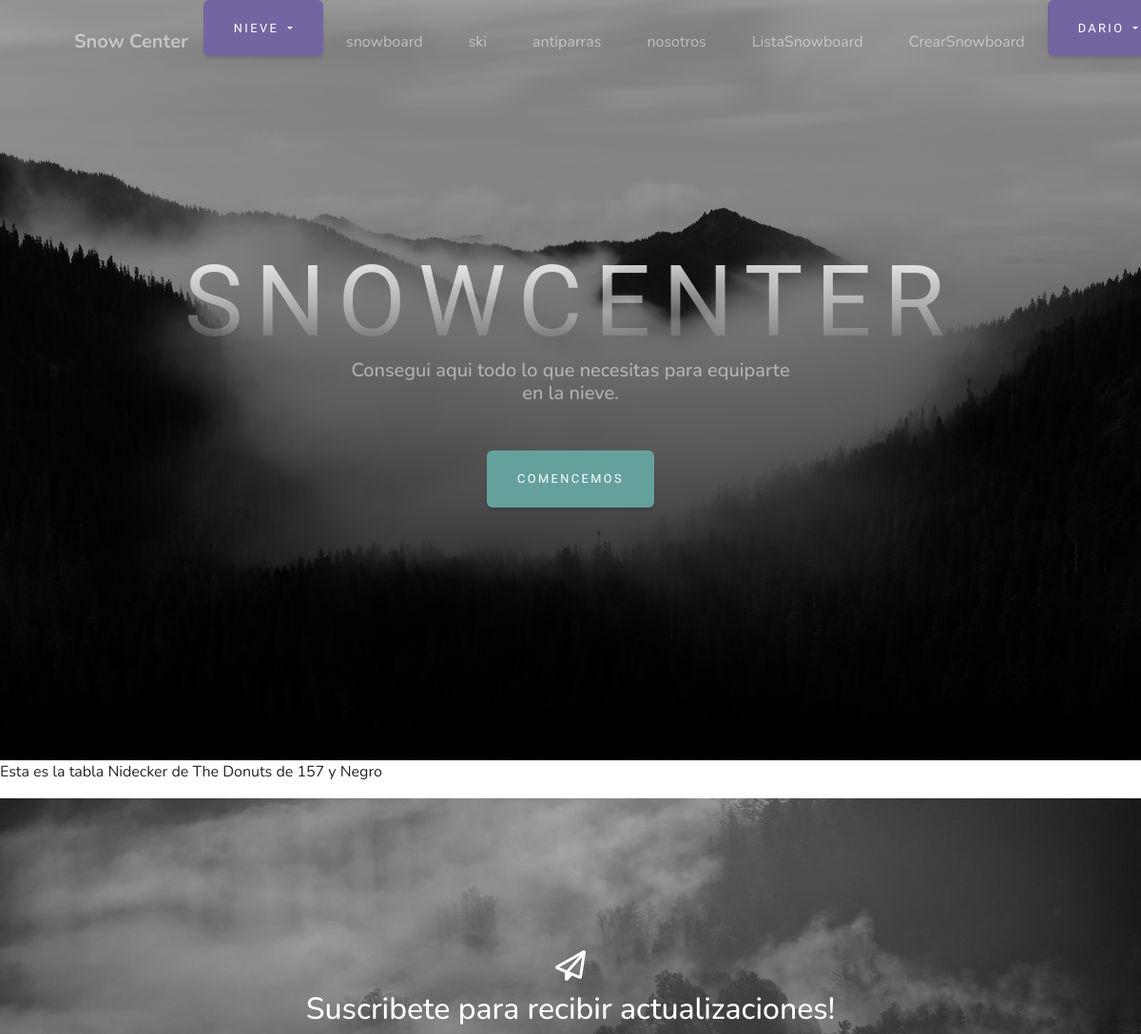
The page /snowboard-ver/2/ (signed in, upper part) on the database as committed earlier.
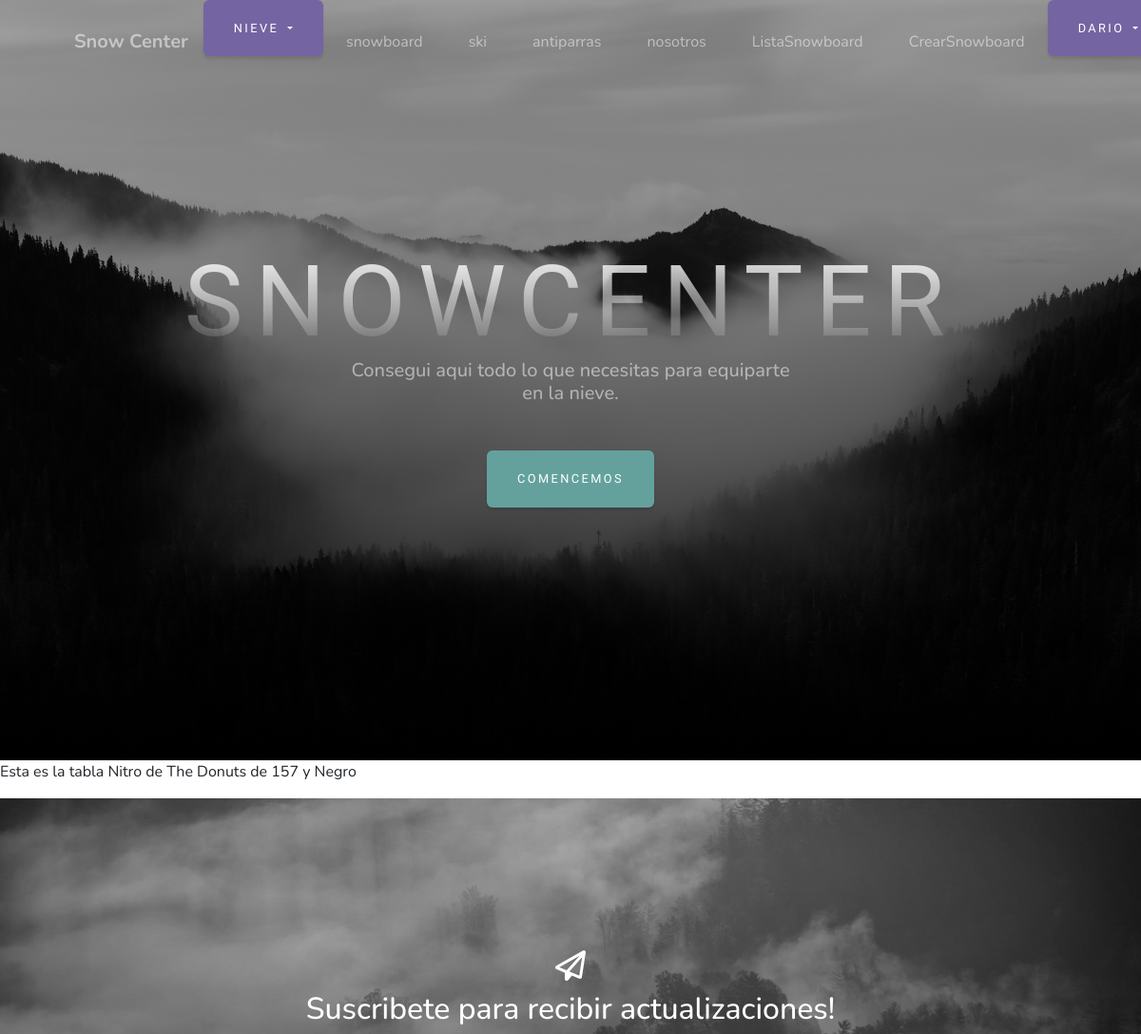
The same page on the database as committed later.
### productos/models.py (models this page shows)
class Snowboard(models.Model):
    marca = models.CharField(max_length=30)
    modelo = models.CharField(max_length=20)
    tamaño = models.IntegerField()
    color = models.CharField(max_length=20)

### productos/views.py (the view)
# urls.py: path('snowboard-ver/<pk>/', views.SnowboardDetailView.as_view(), name= "VerSnowboard"),
class SnowboardDetailView (DetailView):
    model= Snowboard
    template_name= "productos/snowboard_detalle.html"

### productos/templates/productos/snowboard_detalle.html (shortened to what this page needs)
{% extends 'productos/base.html' %}
{% load static %}
{% block main %}
    <p>Esta es la tabla {{snowboard.marca}} de {{snowboard.modelo}} de {{snowboard.tamaño}} y {{snowboard.color}}</p>
{% endblock main %}

Rows that differ between the two databases and show on the page:
changed Snowboard "The Donuts": marca "Nidecker" → "Nitro"
